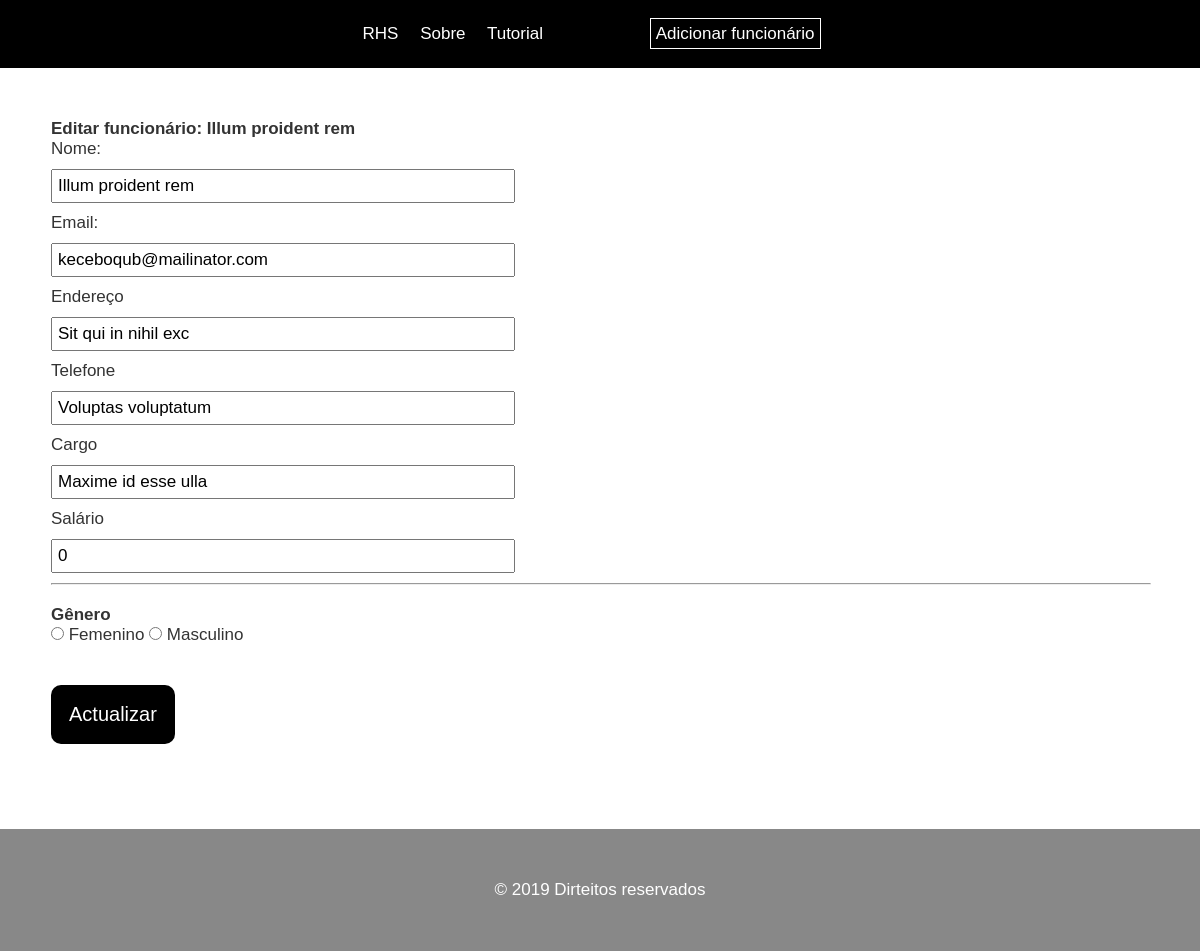
The page /?page=editform&id=4 on the database its author committed.
### tables this page shows
CREATE TABLE `funcionarios` (
  `id` int(11) NOT NULL,
  `nome` varchar(200) NOT NULL,
  `email` varchar(200) NOT NULL,
  `endereco` varchar(200) DEFAULT NULL,
  `telefone` varchar(25) DEFAULT NULL,
  `genero` varchar(20) DEFAULT NULL,
  `salario` varchar(20) DEFAULT NULL,
  `cargo` varchar(200) DEFAULT NULL,
  `data_registo` datetime NOT NULL DEFAULT current_timestamp(),
  `data_actualizacao` datetime DEFAULT NULL
);

### index.php (called while the page is built, shortened)
<?php
isset($_GET['page']) ? $page = $_GET['page'] : $page = 'home';
pageInit($page);

### views/editform.php (the view, shortened to what this page needs)
<?php
    require_once 'views/partials/header.php';
    $conn = mysqli_connect(DB_HOST, DB_USER, DB_PASSWORD, DB_NAME);
    $id = (int)$_GET['id'];
    $funcionario = mysqli_fetch_assoc(mysqli_query($conn, "SELECT * FROM funcionarios WHERE id = '$id'"));
?>
<h1>Editar funcionário: <?=$funcionario['nome'];?></h1>
<form action="scripts/editfuncionario.php" method="post">
    <label for="nome">Nome:</label>
    <input type="text" name="nome" placeholder="Nome" id="nome" value="<?=$funcionario['nome'];?>">
    <label for="email">Email:</label>
    <input type="text" name="email" placeholder="Email" id="email" value="<?=$funcionario['email'];?>">
    <label for="endereco">Endereço</label>
    <input type="text" name="endereco" placeholder="Endereço" id="endereco" value="<?=$funcionario['endereco'];?>">
    <label for="telefone">Telefone</label>
    <input type="text" name="telefone" placeholder="Telefone" id="telefone" value="<?=$funcionario['telefone'];?>">
    <label for="cargo">Cargo</label>
    <input type="text" name="cargo" placeholder="Cargo" id="cargo" value="<?=$funcionario['cargo'];?>">
    <label for="salario">Salário</label>
    <input type="text" name="salario" placeholder="Salário" id="salario" value="<?=$funcionario['salario'];?>">
    <hr>
    <br>
    <h1>Gênero</h1>
    <input <?php if($funcionario['genero'] == 'F') echo "checked"; ?> type="radio" name="genero" id="" value="Femenino">
    <label for="genero">Femenino</label>
    <input <?php if($funcionario['genero'] == 'M') echo "checked"; ?> type="radio" name="genero" id="" value="Masculino">
    <label for="genero">Masculino</label>
    <button id="regButton" type="submit">Actualizar</button>
</form>
<?php require_once "views/partials/footer.php"; ?>

### assets/css/style.css (style rules this page uses)
* { margin: 0; padding: 0; font-family: Arial, Helvetica, sans-serif; font-size: 17px; }
#nome, #email, #endereco, #telefone, #genero, #cargo, #salario { display: block; padding: 5px; margin: 10px 0; width: 100%; max-width: 450px; }
#regButton { display: block; background: #000000; padding: 18px; font-size: 20px; border-radius: 10px; border: 0; color: #ffffff; margin-top: 2em; }

### rows shown on the page
funcionarios: nome "Illum proident rem", email "keceboqub@mailinator.com", endereco "Sit qui in nihil exc", telefone "Voluptas voluptatum", cargo "Maxime id esse ulla", salario "0"

### other values the page prints
MAIN_TITLE "RHS"
